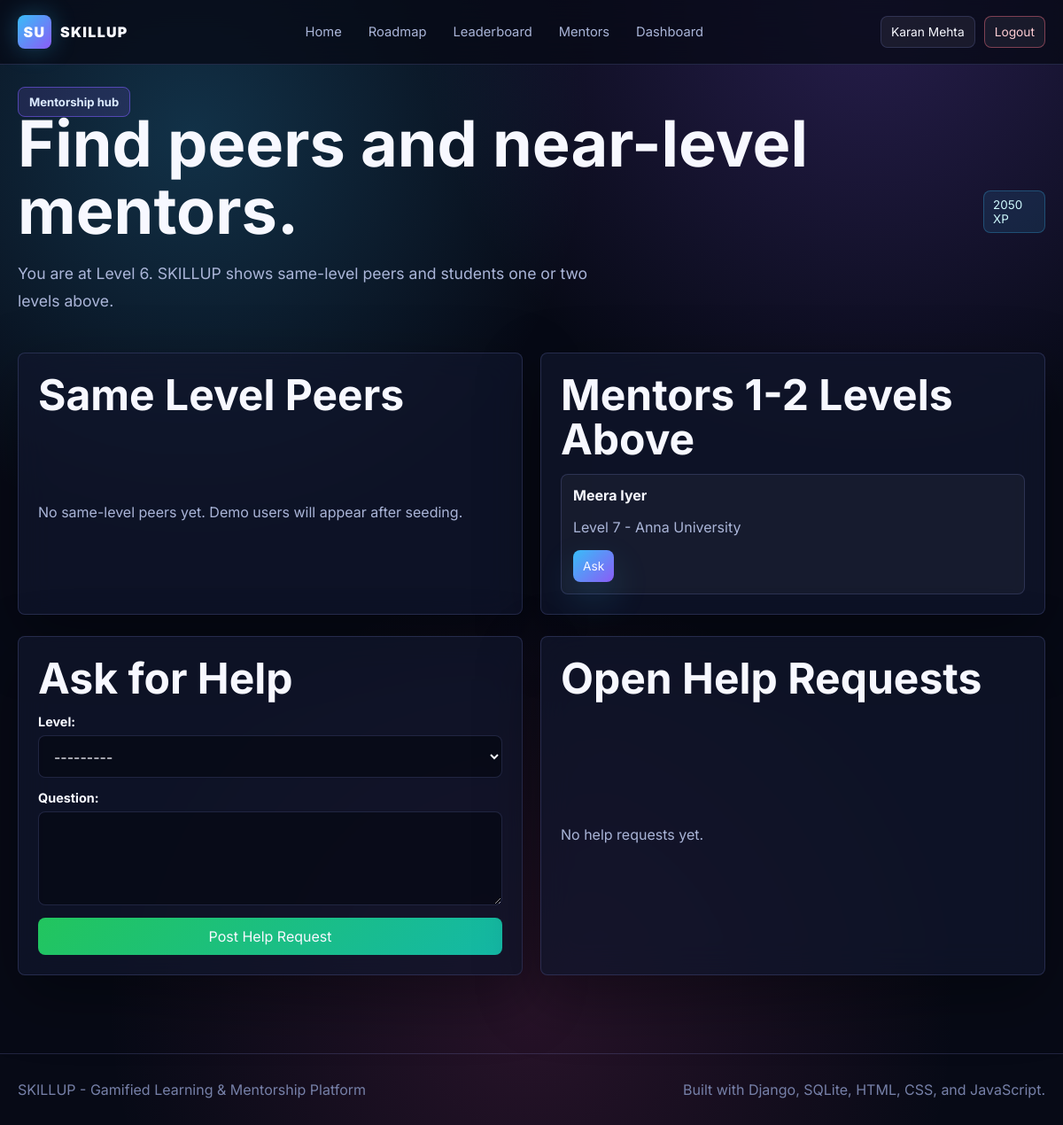
The app's page /mentors/ (signed in) with its own data.
### learning/models.py (models this page shows, shortened)
class Profile(models.Model):
    user = models.OneToOneField(User, related_name='profile', on_delete=models.CASCADE)
    college = models.CharField(max_length=120, blank=True)
    bio = models.TextField(blank=True)
    avatar = models.CharField(max_length=4, default='SU')
    xp = models.PositiveIntegerField(default=0)
    streak = models.PositiveIntegerField(default=1)
    current_level = models.PositiveSmallIntegerField(default=1)
    last_active = models.DateField(default=timezone.localdate)
    def touch_streak(self):
        today = timezone.localdate()
        if self.last_active == today:
            return

### learning/views.py (the view)
# urls.py: path('mentors/', views.mentors, name='mentors'),
@login_required
def mentors(request):
    profile = ensure_profile(request.user)
    low, high = max(1, profile.current_level - 1), min(7, profile.current_level + 2)
    peers = Profile.objects.select_related('user').exclude(user=request.user).filter(current_level=profile.current_level)
    mentors_above = Profile.objects.select_related('user').exclude(user=request.user).filter(current_level__range=(profile.current_level + 1, high)).order_by('current_level', '-xp')
    help_form = HelpRequestForm(request.POST or None)
    if request.method == 'POST' and help_form.is_valid():
        help_request = help_form.save(commit=False)
        help_request.user = request.user
        help_request.save()
        messages.success(request, 'Your help request is visible to mentors and nearby peers.')
        return redirect('mentors')
    requests = HelpRequest.objects.select_related('user', 'level').filter(level__number__range=(low, high)).order_by('-created_at')[:8]
    return render(request, 'learning/mentors.html', {
        'profile': profile,
        'peers': peers,
        'mentors_above': mentors_above,
        'help_form': help_form,
        'requests': requests,
    })

### learning/forms.py
class HelpRequestForm(forms.ModelForm):
    class Meta:
        model = HelpRequest
        fields = ['level', 'question']
        widgets = {'question': forms.Textarea(attrs={'rows': 4})}

### learning/models.py (called while the page is built)
    def __str__(self):
        return f'Level {self.number}: {self.title}'

### learning/views.py (called while the page is built)
def ensure_profile(user):
    profile, _ = Profile.objects.get_or_create(
        user=user,
        defaults={'avatar': ''.join(part[:1] for part in (user.first_name or user.username).split())[:2].upper() or 'SU'},
    )
    profile.touch_streak()
    return profile

### templates/learning/mentors.html (shortened to what this page needs)
{% extends 'base.html' %}
{% block content %}
<main class="page">
  <div class="container stack" style="gap:24px">
    <section class="split">
      <div>
        <span class="eyebrow">Mentorship hub</span>
        <h1>Find peers and near-level mentors.</h1>
        <p class="lead">You are at Level {{ profile.current_level }}. SKILLUP shows same-level peers and students one or two levels above.</p>
      </div>
      <span class="pill badge">{{ profile.xp }} XP</span>
    </section>
    <section class="grid grid-2">
      <div class="glass card stack">
        <h2>Same Level Peers</h2>
        {% for person in peers %}
          <div class="resource-link split">
            <div><strong>{{ person.user.first_name|default:person.user.username }}</strong><p class="muted">{{ person.college }} - {{ person.streak }} day streak</p></div>
            <a class="btn btn-sm" href="{% url 'chat' person.user.id %}">Message</a>
          </div>
        {% empty %}
          <p class="muted">No same-level peers yet. Demo users will appear after seeding.</p>
        {% endfor %}
      </div>
      <div class="glass card stack">
        <h2>Mentors 1-2 Levels Above</h2>
        {% for person in mentors_above %}
          <div class="resource-link split">
            <div><strong>{{ person.user.first_name|default:person.user.username }}</strong><p class="muted">Level {{ person.current_level }} - {{ person.college }}</p></div>
            <a class="btn btn-sm btn-primary" href="{% url 'chat' person.user.id %}">Ask</a>
          </div>
        {% empty %}
          <p class="muted">You are near the top. Help requests below are still visible.</p>
        {% endfor %}
      </div>
    </section>
    <section class="grid grid-2">
      <div class="glass card stack">
        <h2>Ask for Help</h2>
        <form class="form" method="post">
          {{ help_form.as_p }}
          <button class="btn btn-green">Post Help Request</button>
        </form>
      </div>
      <div class="glass card stack">
        <h2>Open Help Requests</h2>
        {% for request in requests %}
          <div class="resource-link">
            <strong>{{ request.user.first_name|default:request.user.username }} - Level {{ request.level.number }}</strong>
            <p class="muted">{{ request.question }}</p>
            <span class="pill">{{ request.created_at|timesince }} ago</span>
          </div>
        {% empty %}
          <p class="muted">No help requests yet.</p>
        {% endfor %}
      </div>
    </section>
  </div>
</main>
{% endblock %}

### templates/base.html (shortened to what this page needs)
{% load static %}
<!doctype html>
<html lang="en">
<head>
  <link rel="stylesheet" href="{% static 'skillup/css/app.css' %}">
</head>
<body>
  <nav class="navbar">
    <div class="container nav-inner">
      <a class="brand" href="{% url 'home' %}">
        <span class="brand-mark">SU</span>
        <span>SKILLUP</span>
      </a>
      <div class="nav-links">
        <a href="{% url 'home' %}">Home</a>
        <a href="{% url 'roadmap' %}">Roadmap</a>
        <a href="{% url 'leaderboard' %}">Leaderboard</a>
        <a href="{% url 'mentors' %}">Mentors</a>
        {% if user.is_authenticated %}<a href="{% url 'dashboard' %}">Dashboard</a>{% endif %}
      </div>
      <div class="nav-actions">
        {% if user.is_authenticated %}
          <a class="btn btn-sm" href="{% url 'profile' %}">{{ user.first_name|default:user.username }}</a>
          <form method="post" action="{% url 'logout' %}">{% csrf_token %}<button class="btn btn-sm btn-danger">Logout</button></form>
        {% else %}
          <a class="btn btn-sm" href="{% url 'login' %}">Login</a>
          <a class="btn btn-sm btn-primary" href="{% url 'signup' %}">Join Free</a>
        {% endif %}
      </div>
    </div>
  </nav>
  {% block content %}{% endblock %}
  <footer>
    <div class="container split">
      <span>SKILLUP - Gamified Learning & Mentorship Platform</span>
      <span>Built with Django, SQLite, HTML, CSS, and JavaScript.</span>
    </div>
  </footer>
</body>
</html>

### static/skillup/css/app.css (style rules this page uses)
:root { --bg: #070a16; --panel: rgba(17, 23, 45, 0.72); --panel-strong: rgba(23, 30, 58, 0.92); --line: rgba(148, 163, 255, 0.18); --line-hot: rgba(124, 92, 255, 0.55); --text: #f7f8ff; --muted: #aab5d8; --soft: #7680a8; --blue: #38bdf8; --violet: #8b5cf6; --pink: #ec4899; --green: #34d399; --yellow: #facc15; --danger: #fb7185; --shadow: 0 24px 70px rgba(0, 0, 0, 0.35); --radius: 8px; }
* { box-sizing: border-box; }
html { scroll-behavior: smooth; }
body { margin: 0; min-height: 100vh; font-family: Inter, system-ui, sans-serif; color: var(--text); background: radial-gradient(circle at 18% 12%, rgba(56, 189, 248, 0.22), transparent 28rem), radial-gradient(circle at 82% 0%, rgba(139, 92, 246, 0.24), transparent 32rem), radial-gradient(circle at 50% 90%, rgba(236, 72, 153, 0.14), transparent 30rem), var(--bg); }
a { color: inherit; text-decoration: none; }
button, input, textarea, select { font: inherit; }
.container { width: min(1160px, calc(100% - 32px)); margin: 0 auto; }
.grid { display: grid; gap: 20px; }
.grid-2 { grid-template-columns: repeat(2, minmax(0, 1fr)); }
.stack { display: grid; gap: 14px; }
.split { display: flex; justify-content: space-between; gap: 16px; align-items: center; }
.muted { color: var(--muted); }
.page { padding: 104px 0 48px; }
.navbar { position: fixed; inset: 0 0 auto; z-index: 50; border-bottom: 1px solid var(--line); background: rgba(7, 10, 22, 0.76); backdrop-filter: blur(18px); }
.nav-inner { height: 72px; display: flex; align-items: center; justify-content: space-between; gap: 20px; }
.brand { display: flex; align-items: center; gap: 10px; font-weight: 900; letter-spacing: 0.08em; }
.brand-mark { width: 38px; height: 38px; display: grid; place-items: center; border-radius: var(--radius); background: linear-gradient(135deg, var(--blue), var(--violet)); box-shadow: 0 0 28px rgba(56, 189, 248, 0.32); }
.nav-links { display: flex; gap: 6px; align-items: center; }
.nav-links a { padding: 10px 12px; border-radius: var(--radius); color: var(--muted); font-size: 0.92rem; transition: 0.2s ease; }
.nav-actions { display: flex; gap: 10px; align-items: center; }
.btn { border: 1px solid var(--line); color: var(--text); background: rgba(255, 255, 255, 0.06); border-radius: var(--radius); padding: 11px 15px; display: inline-flex; align-items: center; justify-content: center; gap: 8px; cursor: pointer; min-height: 42px; transition: transform 0.2s ease, border 0.2s ease, background 0.2s ease; }
.btn-primary { border: 0; background: linear-gradient(135deg, var(--blue), var(--violet)); box-shadow: 0 18px 40px rgba(56, 189, 248, 0.18); }
.btn-green { border: 0; background: linear-gradient(135deg, #22c55e, #14b8a6); }
.btn-danger { border-color: rgba(251, 113, 133, 0.45); color: #fecdd3; }
.btn-sm { min-height: 36px; padding: 8px 11px; font-size: 0.86rem; }
.eyebrow { width: fit-content; padding: 8px 12px; border: 1px solid var(--line-hot); border-radius: var(--radius); background: rgba(139, 92, 246, 0.14); color: #dbeafe; font-weight: 700; font-size: 0.82rem; }
h1, h2, h3 { margin: 0; line-height: 1.05; letter-spacing: 0; }
h1 { font-size: clamp(2.8rem, 6vw, 5.8rem); }
h2 { font-size: clamp(2rem, 4vw, 3.2rem); }
.lead { color: var(--muted); font-size: 1.1rem; line-height: 1.8; max-width: 680px; }
.glass { border: 1px solid var(--line); background: var(--panel); backdrop-filter: blur(18px); border-radius: var(--radius); box-shadow: var(--shadow); }
.card { padding: 22px; transition: transform 0.2s ease, border 0.2s ease; }
.pill { display: inline-flex; align-items: center; width: fit-content; gap: 7px; padding: 7px 10px; border-radius: var(--radius); background: rgba(255, 255, 255, 0.07); color: var(--muted); font-size: 0.84rem; }
.badge { color: #cffafe; border: 1px solid rgba(56, 189, 248, 0.28); background: rgba(56, 189, 248, 0.11); }
.resource-link { display: block; padding: 13px; border-radius: var(--radius); border: 1px solid var(--line); background: rgba(255, 255, 255, 0.04); }
.form { display: grid; gap: 14px; }
.form p { margin: 0; display: grid; gap: 7px; color: var(--muted); }
.form label { font-size: 0.9rem; font-weight: 700; color: var(--text); }
.form input, .form textarea, .form select { width: 100%; color: var(--text); border: 1px solid var(--line); background: rgba(5, 8, 18, 0.65); border-radius: var(--radius); padding: 12px 13px; outline: none; }
footer { padding: 30px 0; color: var(--soft); border-top: 1px solid var(--line); margin-top: 40px; }

### records on screen
Profile: current_level "6", xp "2050"
Profile: user.first_name "Meera Iyer", current_level "7", college "Anna University"

### other values on screen
{{ user.first_name|default:user.username }} "Karan Mehta"
